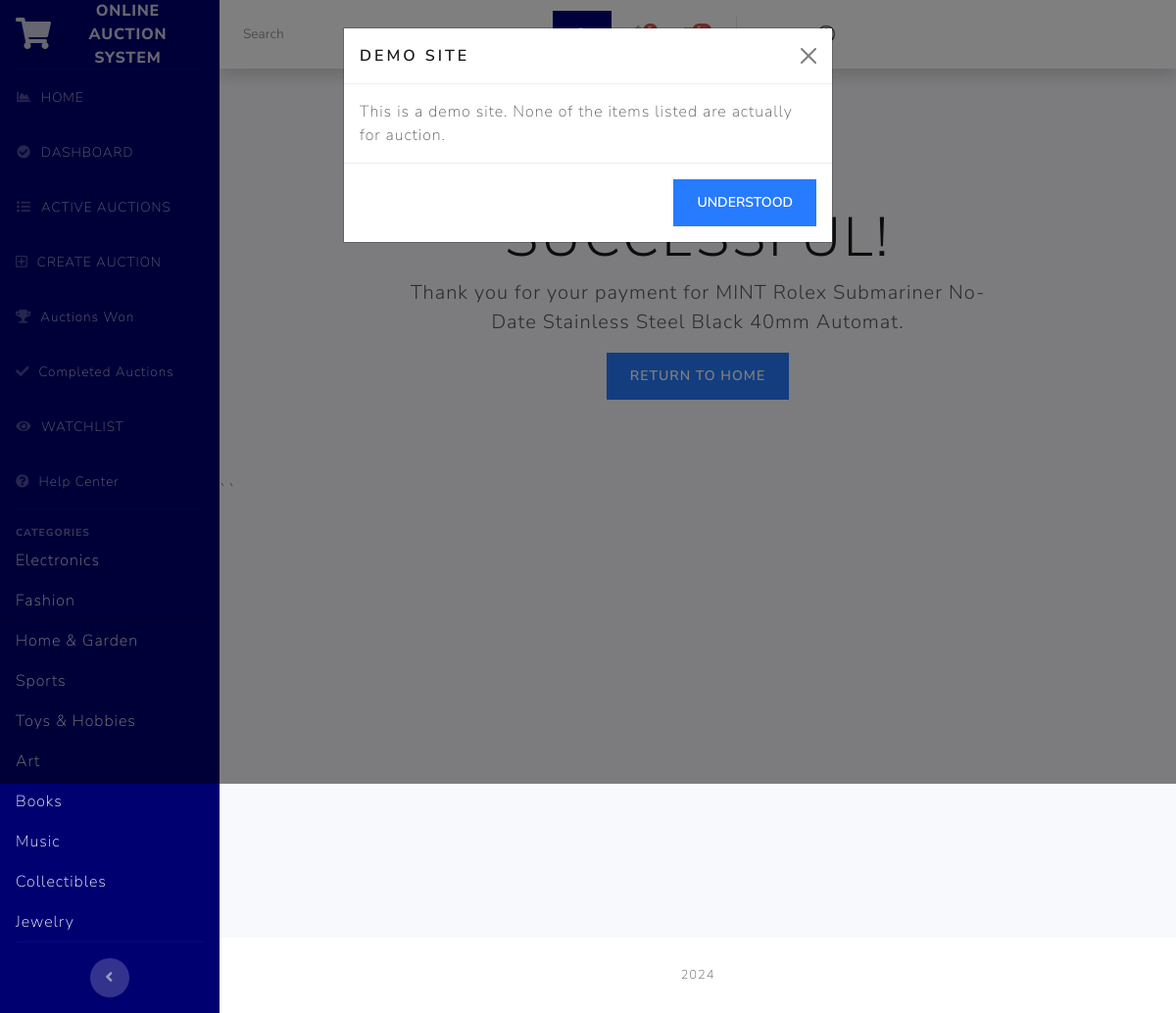
The page /payment-success/1/ (signed in) on the database its author committed.
### auctions/models.py (models this page shows, shortened)
class Category(models.Model):
    name = models.CharField(max_length=100, unique=True)
    facebook_id = models.CharField(max_length=50, blank=True, null=True)
    google_id = models.CharField(max_length=50, blank=True, null=True)
    twitter_id = models.CharField(max_length=50, blank=True, null=True)
    class Meta:
        verbose_name_plural = "Categories"

class AuctionListing(models.Model):
    title = models.CharField(max_length=64)
    description = CKEditor5Field(config_name='extends')
    starting_bid = models.DecimalField(max_digits=10, decimal_places=2)
    current_price = models.DecimalField(max_digits=10, decimal_places=2)
    image_url = models.URLField(blank=True)
    main_image = models.ImageField(
        upload_to='auction_images/', blank=True, null=True)
    category = models.ForeignKey(
        'Category', on_delete=models.SET_NULL, null=True, blank=True)
    created_by = models.ForeignKey(
        User, on_delete=models.CASCADE, related_name="created_listings")
    created_at = models.DateTimeField(auto_now_add=True)
    is_active = models.BooleanField(default=True)
    end_date = models.DateTimeField(
        default=timezone.now() + timezone.timedelta(days=7))
    buy_it_now_price = models.DecimalField(
        max_digits=10, decimal_places=2, null=True, blank=True)
    payment_received = models.BooleanField(default=False)
    winner = models.ForeignKey(
        User, on_delete=models.SET_NULL, null=True, blank=True, related_name='won_auctions')

### auctions/views.py (the view)
# urls.py: path('payment-success/<int:listing_id>/', views.payment_success, name='payment_success'),
def payment_success(request, listing_id):
    listing = AuctionListing.objects.get(id=listing_id)
    return render(request, 'auctions/payment_success.html', {'listing': listing})

### auctions/context_processors.py (called while the page is built)
def categories_processor(request):
    return {
        'sidebar_categories': Category.objects.all()
    }

def unread_messages(request):
    if request.user.is_authenticated:
        unread_count = Message.objects.filter(
            recipient=request.user, read=False).count()
        return {'unread_count': unread_count}
    return {'unread_count': 0}

def recent_activities(request):
    if request.user.is_authenticated:
        activities = get_recent_activities(request.user)
        return {'recent_activities': activities}
    return {'recent_activities': []}

### auctions/templates/auctions/payment_success.html
{% extends "auctions/layout.html" %} {% block body %}
<div class="container py-5">
  <div class="row">
    <div class="col-lg-8 mx-auto text-center">
      <h1 class="display-4">Payment Successful!</h1>
      <p class="lead mb-0">
        Thank you for your payment for {{ listing.title }}.
      </p>
      <p class="mt-3">
        <a href="{% url 'index' %}" class="btn btn-primary">Return to Home</a>
      </p>
    </div>
  </div>
</div>
{% endblock %}

### auctions/templates/auctions/layout.html (shortened to what this page needs)
{% load static %}
<!DOCTYPE html>
<html lang="en">
  <head>
    <link
      href="https://cdnjs.cloudflare.com/ajax/libs/font-awesome/5.15.3/css/all.min.css"
      rel="stylesheet"
    />
    <link
      href="https://cdn.jsdelivr.net/npm/bootstrap-icons@1.5.0/font/bootstrap-icons.css"
      rel="stylesheet"
    />
    <link href='{% static "auctions/bootstrap.min.css" %}' rel="stylesheet" />
    <link href='{% static "auctions/styles.css" %}' rel="stylesheet" />
  </head>
  <body id="page-top">
    <div id="wrapper">
      <ul
        class="navbar-nav bg-primary sidebar sidebar-dark accordion"
        id="accordionSidebar"
        style="background: #000071 !important"
      >
        <a
          class="sidebar-brand d-flex align-items-center justify-content-center"
          href="{% url 'index' %}"
        >
          <div class="sidebar-brand-icon">
            <i class="fas fa-shopping-cart"></i>
          </div>
          <div class="sidebar-brand-text mx-3">Online Auction System</div>
        </a>
        <hr class="sidebar-divider my-0" />
        <li class="nav-item">
          <a class="nav-link" href="{% url 'index' %}">
            <i class="fas fa-fw fa-chart-area"></i>
            <span>HOME</span>
          </a>
        </li>
        <li class="nav-item">
          <a class="nav-link" href="{% url 'dashboard' %}">
            <i class="fas fa-fw fa-check-circle"></i>
            <span>DASHBOARD</span>
          </a>
        </li>
        <li class="nav-item">
          <a class="nav-link" href="{% url 'active_auctions_view' %}">
            <i class="fas fa-fw fa-list"></i>
            <span>ACTIVE AUCTIONS</span>
          </a>
        </li>
        <li class="nav-item">
          <a class="nav-link" href="{% url 'create_listing' %}">
            <i class="far fa-plus-square"></i>
            <span>CREATE AUCTION</span>
          </a>
        </li>
        <li class="nav-item">
          <a class="nav-link" href="{% url 'auctions_won' %}">
            <i class="fas fa-trophy"></i>
            <span>Auctions Won</span>
          </a>
        </li>
        <li class="nav-item">
          <a class="nav-link" href="{% url 'completed_auctions' %}">
            <i class="fas fa-check"></i>
            <span>Completed Auctions</span>
          </a>
        </li>
        {% if user.is_authenticated %}
        <li class="nav-item">
          <a class="nav-link" href="{% url 'watchlist' %}">
            <i class="fas fa-fw fa-eye"></i>
            <span>WATCHLIST</span>
          </a>
        </li>
        <li class="nav-item">
          <a class="nav-link" href="{% url 'help_center' %}">
            <i class="fas fa-question-circle"></i>
            <span>Help Center</span>
          </a>
        </li>
        {% endif %}
        <hr class="sidebar-divider" />
        {% block categories %}
        <div class="sidebar-heading">Categories</div>
        <div class="list-group list-group-flush">
          {% for category in sidebar_categories %}
          <a
            href="{% url 'category' category.name %}"
            class="list-group-item list-group-item-action bg-transparent text-light"
          >
            {{ category.name }}
          </a>
          {% endfor %}
        </div>
        {% endblock %}
        <hr class="sidebar-divider d-none d-md-block" />
        <div class="text-center d-none d-md-inline">
          <button class="rounded-circle border-0" id="sidebarToggle"></button>
        </div>
      </ul>
      <div id="content-wrapper" class="d-flex flex-column">
        <div id="content">
          <nav
            class="navbar navbar-expand navbar-light bg-white topbar mb-4 static-top shadow"
            style="display: flex"
          >
            <form
              class="d-none d-sm-inline-block form-inline mr-auto ml-md-3 my-2 my-md-0 mw-100 navbar-search"
            >
              <div class="input-group">
                <div class="input-group-append">
                  <button class="btn btn-primary" type="button">
                  </button>
                </div>
              </div>
            </form>
            <ul class="navbar-nav ml-auto">
              {% if user.is_authenticated %}
              <li class="nav-item dropdown no-arrow mx-1">
                <a
                  class="nav-link dropdown-toggle"
                  href="#"
                  id="alertsDropdown"
                  role="button"
                  data-bs-toggle="dropdown"
                  aria-haspopup="true"
                  aria-expanded="false"
                >
                  <span class="badge rounded-pill bg-danger badge-counter"
                    >{{ recent_activities|length }}</span
                  >
                </a>
              </li>
              <li class="nav-item dropdown no-arrow mx-1">
                <a
                  class="nav-link dropdown-toggle"
                  href="#"
                  id="messagesDropdown"
                  role="button"
                  data-bs-toggle="dropdown"
                  aria-haspopup="true"
                  aria-expanded="false"
                >
                  <span class="badge rounded-pill bg-danger badge-counter"
                    >5+</span
                  >
                </a>
              </li>
              <li class="nav-item dropdown no-arrow">
                <a
                  class="nav-link dropdown-toggle"
                  href='{% url "inbox" %}'
                  id="userDropdown"
                  role="button"
                  data-bs-toggle="dropdown"
                  aria-haspopup="true"
                  aria-expanded="false"
                >
                  <span class="mr-2 d-none d-lg-inline text-gray-600 small"
                    >{{ user.username }}</span
                  >
                </a>
              </li>
              {% endif%}
            </ul>
          </nav>
         {% block body %} {%endblock%}
          <div class="container-fluid px-4 py-2">
          </div>
          ``
        </div>
        <footer class="sticky-footer bg-white">
          <div class="container my-auto">
            <div class="copyright text-center my-auto">
              <span>  {% now "Y" %}</span>
            </div>
          </div>
        </footer>
      </div>
    </div>
    <div
      class="modal fade"
      id="demoModal"
      tabindex="-1"
      aria-labelledby="demoModalLabel"
      aria-hidden="true"
    >
      <div class="modal-dialog">
        <div class="modal-content">
          <div class="modal-header">
            <h5 class="modal-title" id="demoModalLabel">Demo Site</h5>
            <button
              type="button"
              class="btn-close"
              data-bs-dismiss="modal"
              aria-label="Close"
            ></button>
          </div>
          <div class="modal-body">
            This is a demo site. None of the items listed are actually for
            auction.
          </div>
          <div class="modal-footer">
            <button
              type="button"
              class="btn btn-primary"
              data-bs-dismiss="modal"
            >
              Understood
            </button>
          </div>
        </div>
      </div>
    </div>
  </body>
</html>

### static/auctions/styles.css (style rules this page uses)
html { position: relative; min-height: 100%; }
body { height: 100%; }
.dropdown.no-arrow .dropdown-toggle::after { display: none; }
.rounded-circle { border-radius: 50% !important; }
footer.sticky-footer { padding: 2rem 0; flex-shrink: 0; }
footer.sticky-footer .copyright { line-height: 1; font-size: 0.8rem; }
#wrapper { display: flex; }
#wrapper #content-wrapper { background-color: #f8f9fc; width: 100%; overflow-x: hidden; }
#wrapper #content-wrapper #content { flex: 1 0 auto; }
.sidebar { width: 6.5rem; min-height: 100vh; }
.sidebar .nav-item { position: relative; }
.sidebar .nav-item .nav-link { text-align: center; padding: 0.75rem 1rem; width: 6.5rem; }
.sidebar .nav-item .nav-link span { font-size: 0.65rem; display: block; }
.sidebar .nav-item .nav-link, .topbar .nav-item .nav-link { position: relative; }
.sidebar .nav-item .nav-link .badge-counter, .topbar .nav-item .nav-link .badge-counter { position: absolute; transform: scale(0.7); transform-origin: top right; right: 0.25rem; margin-top: -0.25rem; }
.sidebar #sidebarToggle { width: 2.5rem; height: 2.5rem; text-align: center; margin-bottom: 1rem; cursor: pointer; }
.sidebar #sidebarToggle::after { font-weight: 900; content: "\f104"; font-family: "Font Awesome 5 Free"; margin-right: 0.1rem; }
.sidebar .sidebar-brand { height: 4.375rem; text-decoration: none; font-size: 1rem; font-weight: 800; padding: 1.5rem 1rem; text-align: center; text-transform: uppercase; letter-spacing: 0.05rem; z-index: 1; }
.sidebar .sidebar-brand .sidebar-brand-icon i { font-size: 2rem; }
.sidebar .sidebar-brand .sidebar-brand-text { display: none; }
.sidebar hr.sidebar-divider { margin: 0 1rem 1rem; }
.sidebar .sidebar-heading { text-align: center; padding: 0 1rem; font-weight: 800; font-size: 0.65rem; }
.sidebar-dark .sidebar-brand { color: rgba(255, 255, 255, 0.8); }
.sidebar-dark hr.sidebar-divider { border-top: 1px solid rgba(255, 255, 255, 0.15); }
.sidebar-dark .sidebar-heading { color: rgba(255, 255, 255, 0.4); }
.sidebar-dark .nav-item .nav-link { color: rgba(255, 255, 255, 0.8); }
.sidebar-dark .nav-item .nav-link i { color: rgba(255, 255, 255, 0.3); }
.text-uppercase, .dropdown .dropdown-menu .dropdown-header, .sidebar .sidebar-heading { text-transform: uppercase !important; }
.sidebar-dark #sidebarToggle { background-color: rgba(255, 255, 255, 0.2); }
.sidebar-dark #sidebarToggle::after { color: rgba(255, 255, 255, 0.5); }
@media (min-width: 768px) { .sidebar { width: 14rem !important; } }
@media (min-width: 768px) { .sidebar .nav-item .nav-link { display: block; width: 100%; text-align: left; padding: 1rem; width: 14rem; } }
@media (min-width: 768px) { .sidebar .nav-item .nav-link i { font-size: 0.85rem; margin-right: 0.25rem; } }
@media (min-width: 768px) { .sidebar .nav-item .nav-link span { font-size: 0.85rem; display: inline; } }
@media (min-width: 768px) { .sidebar .sidebar-brand .sidebar-brand-icon i { font-size: 2rem; } }
@media (min-width: 768px) { .sidebar .sidebar-brand .sidebar-brand-text { display: inline; } }
@media (min-width: 768px) { .sidebar .sidebar-heading { text-align: left; } }
.navbar-expand { flex-flow: row nowrap; justify-content: flex-start; }
.navbar-expand .navbar-nav { flex-direction: row; }
.navbar-expand .navbar-nav .nav-link { padding-right: 0.5rem; padding-left: 0.5rem; }
.topbar { height: 4.375rem; }
.topbar .navbar-search { width: 25rem; }
.topbar .nav-item .nav-link { height: 4.375rem; display: flex; align-items: center; padding: 0 0.75rem; }
.topbar .dropdown { position: static; }
.bg-primary { background-color: #4e73df !important; }

### auctions/templates/auctions/layout.html (style rules this page uses)
#accordionSidebar { background-color: #172b4d; color: #007; !important; }
#accordionSidebar .nav-item .nav-link { color: #ff !important; }
.btn-primary { color: #fff; background-color: #267bff !important; border-color: #261919; }

### rows shown on the page
Category: name "Electronics"
Category: name "Fashion"
Category: name "Home & Garden"
Category: name "Sports"
Category: name "Toys & Hobbies"
Category: name "Art"
Category: name "Books"
Category: name "Music"
Category: name "Collectibles"
Category: name "Jewelry"
AuctionListing: title "MINT Rolex Submariner No-Date Stainless Steel Black 40mm Automat"
